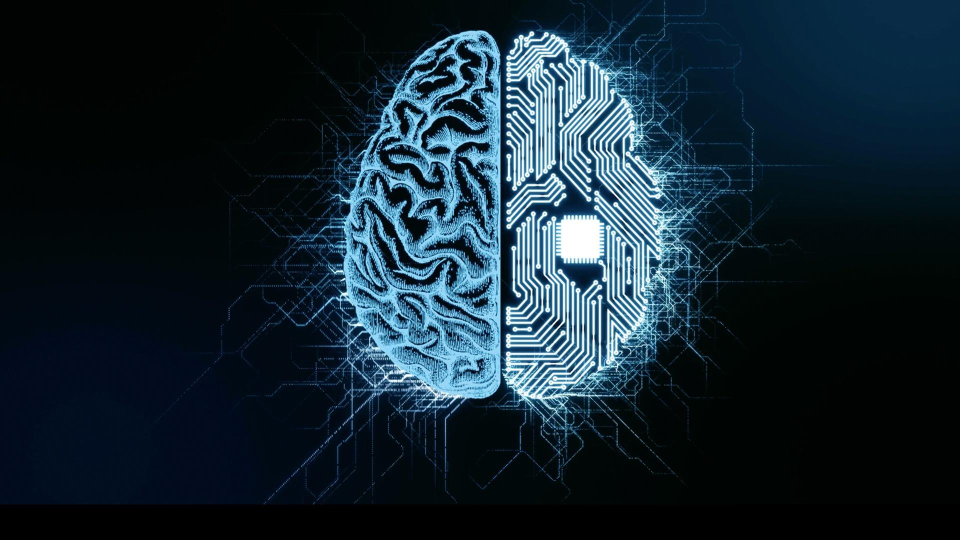
#> input picture ai.jpg, 1920 x 1080 px (shown at 1/2 size)
$ python main.py
#> lines starting #> are read from the running program, lines starting #| are printed output that depends on the picture
import cv2

image = cv2.imread("ai.jpg", cv2.IMREAD_UNCHANGED)
#> image is the input picture: shape (1080, 1920, 3); mean B, G, R 48.7, 37.7, 20.5

scalepercent = 50

new_hieght = int(image.shape[1] * scalepercent / 100)
#> new_hieght = 960
new_width =  int(image.shape[0] * scalepercent / 100)
#> new_width = 540


output = cv2.resize(image, (new_hieght, new_width)) #resizing the image
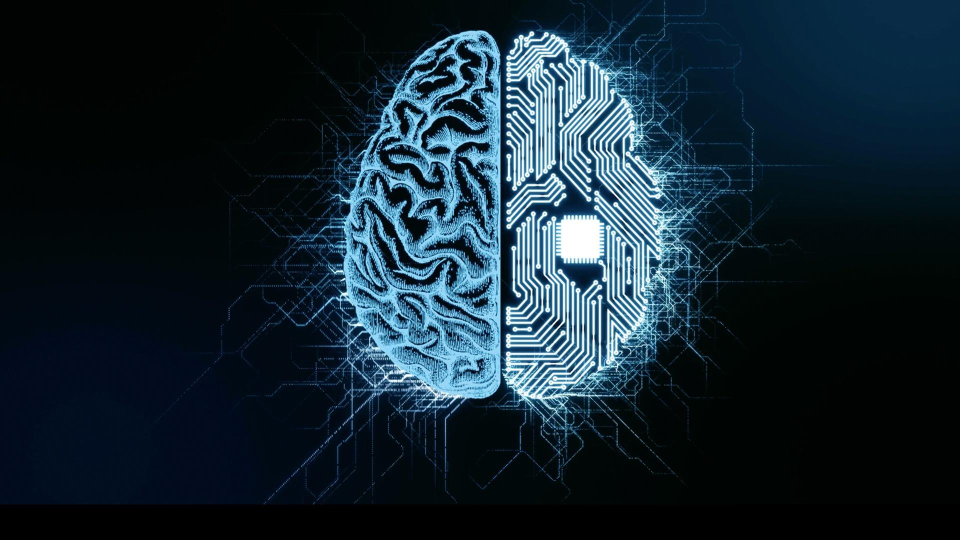
#> output: shape (540, 960, 3); mean B, G, R 48.8, 37.7, 20.5


cv2.imwrite('newImage.png', output)

cv2.waitKey(0)
